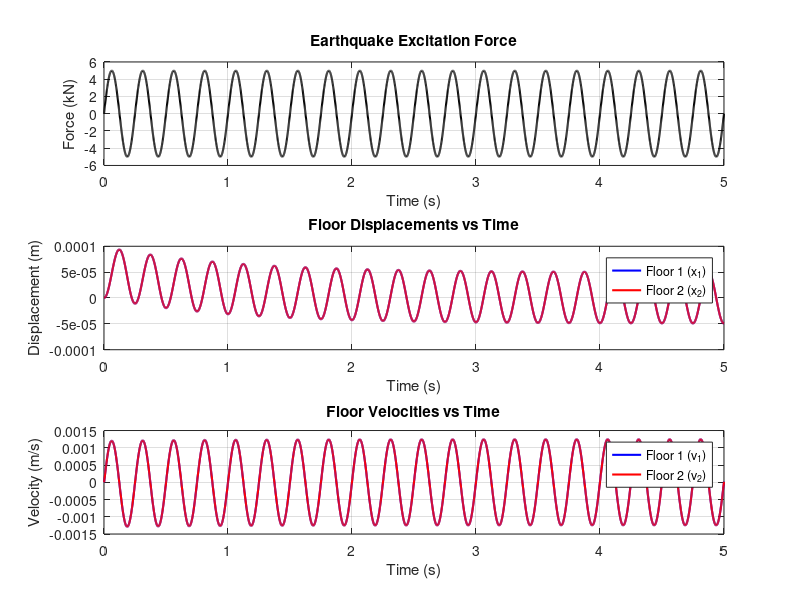
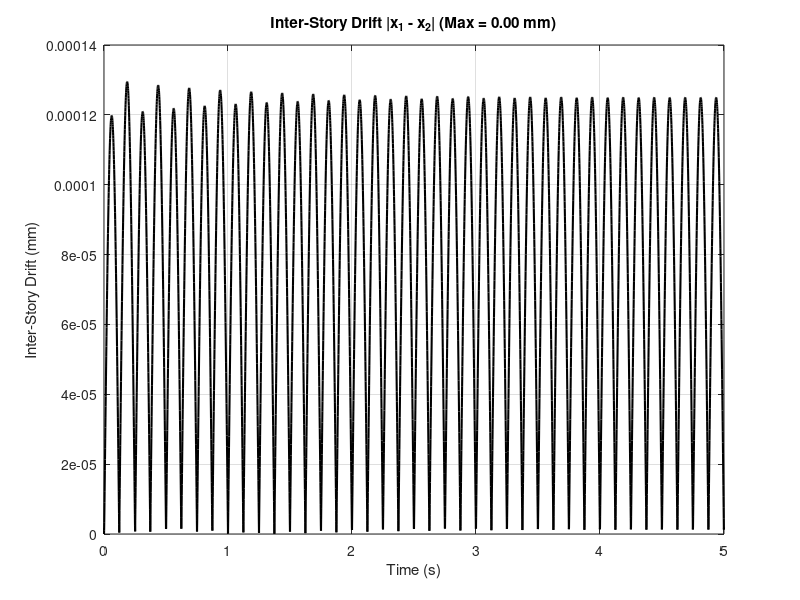

Source code (MATLAB) for these figures, in order:
clear all; close all; clc;

%% Given
G = 4;
m1 = 1000 * G;        
m2 = 800 / G;        
k1 = 1.0e6 * G;      
k2 = 0.8e6 / G;       
c1 = 1.0e6 * G;      
c2 = 8.0e6 / G;       


%% State-Space for Mechanical System

A_mech = [0,                    1,              0,              0;
          -(k1+k2)/m1,         -(c1+c2)/m1,     k2/m1,          c2/m1;
          0,                    0,              0,              1;
          k2/m2,                c2/m2,         -k2/m2,         -c2/m2];

B_mech = [0; 1/m1; 0; 0];

C_mech = [1, 0, 0, 0;   
          0, 1, 0, 0;    
          0, 0, 1, 0;    
          0, 0, 0, 1];   

D_mech = zeros(4, 1);

% state-space system
sys_mech = ss(A_mech, B_mech, C_mech, D_mech);

%% time and input force
t = 0:0.001:5;  % 5 seconds
F_input = 5000 * sin(2*pi*G*t); 

%% Simulate Mechanical State-Space Model
[y_mech, t_out, x_mech] = lsim(sys_mech, F_input, t);

% Extract outputs
x1_mech = y_mech(:, 1);  % Floor 1 displacement
v1_mech = y_mech(:, 2);  % Floor 1 velocity
x2_mech = y_mech(:, 3);  % Floor 2 displacement
v2_mech = y_mech(:, 4);  % Floor 2 velocity

%% Calculate Inter-Story Drift
inter_story_drift = abs(x1_mech - x2_mech);
max_drift_original = max(inter_story_drift);
fprintf('Maximum Inter-Story Drift (Original): %.4f m\n\n', max_drift_original);
figure('Name', 'Mechanical System Response');
%%Figure
subplot(3,1,1);
plot(t, F_input/1000, 'k', 'LineWidth', 1.5);
xlabel('Time (s)');
ylabel('Force (kN)');
title('Earthquake Excitation Force');
grid on;

subplot(3,1,2);
plot(t, x1_mech, 'b', 'LineWidth', 1.5); hold on;
plot(t, x2_mech, 'r', 'LineWidth', 1.5);
xlabel('Time (s)');
ylabel('Displacement (m)');
title('Floor Displacements vs Time');
legend('Floor 1 (x_1)', 'Floor 2 (x_2)');
grid on;

subplot(3,1,3);
plot(t, v1_mech, 'b', 'LineWidth', 1.5); hold on;
plot(t, v2_mech, 'r', 'LineWidth', 1.5);
xlabel('Time (s)');
ylabel('Velocity (m/s)');
title('Floor Velocities vs Time');
legend('Floor 1 (v_1)', 'Floor 2 (v_2)');
grid on;

%% Inter-Story Drift
figure('Name', 'Inter-Story Drift');
plot(t, inter_story_drift*1000, 'k', 'LineWidth', 1.5);
xlabel('Time (s)');
ylabel('Inter-Story Drift (mm)');
title(sprintf('Inter-Story Drift |x_1 - x_2| (Max = %.2f mm)', max_drift_original*1000));
grid on;
